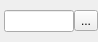
<?xml version="1.0" encoding="UTF-8"?>
<ui version="4.0">
 <class>ImageFileSetPropertyEditor</class>
 <widget class="QWidget" name="ImageFileSetPropertyEditor">
  <property name="geometry">
   <rect>
    <x>0</x>
    <y>0</y>
    <width>98</width>
    <height>42</height>
   </rect>
  </property>
  <property name="minimumSize">
   <size>
    <width>0</width>
    <height>39</height>
   </size>
  </property>
  <property name="maximumSize">
   <size>
    <width>16777215</width>
    <height>16777215</height>
   </size>
  </property>
  <property name="windowTitle">
   <string>Form</string>
  </property>
  <layout class="QGridLayout" name="gridLayout">
   <property name="leftMargin">
    <number>4</number>
   </property>
   <property name="topMargin">
    <number>0</number>
   </property>
   <property name="rightMargin">
    <number>0</number>
   </property>
   <property name="bottomMargin">
    <number>0</number>
   </property>
   <item row="0" column="0">
    <layout class="QHBoxLayout" name="horizontalLayout">
     <property name="spacing">
      <number>0</number>
     </property>
     <item>
      <widget class="QLineEdit" name="lineEdit_file_path">
       <property name="frame">
        <bool>true</bool>
       </property>
       <property name="readOnly">
        <bool>true</bool>
       </property>
       <property name="clearButtonEnabled">
        <bool>false</bool>
       </property>
      </widget>
     </item>
     <item>
      <widget class="QToolButton" name="toolButton_pilih_file">
       <property name="text">
        <string>...</string>
       </property>
      </widget>
     </item>
    </layout>
   </item>
  </layout>
 </widget>
 <resources/>
 <connections/>
</ui>
